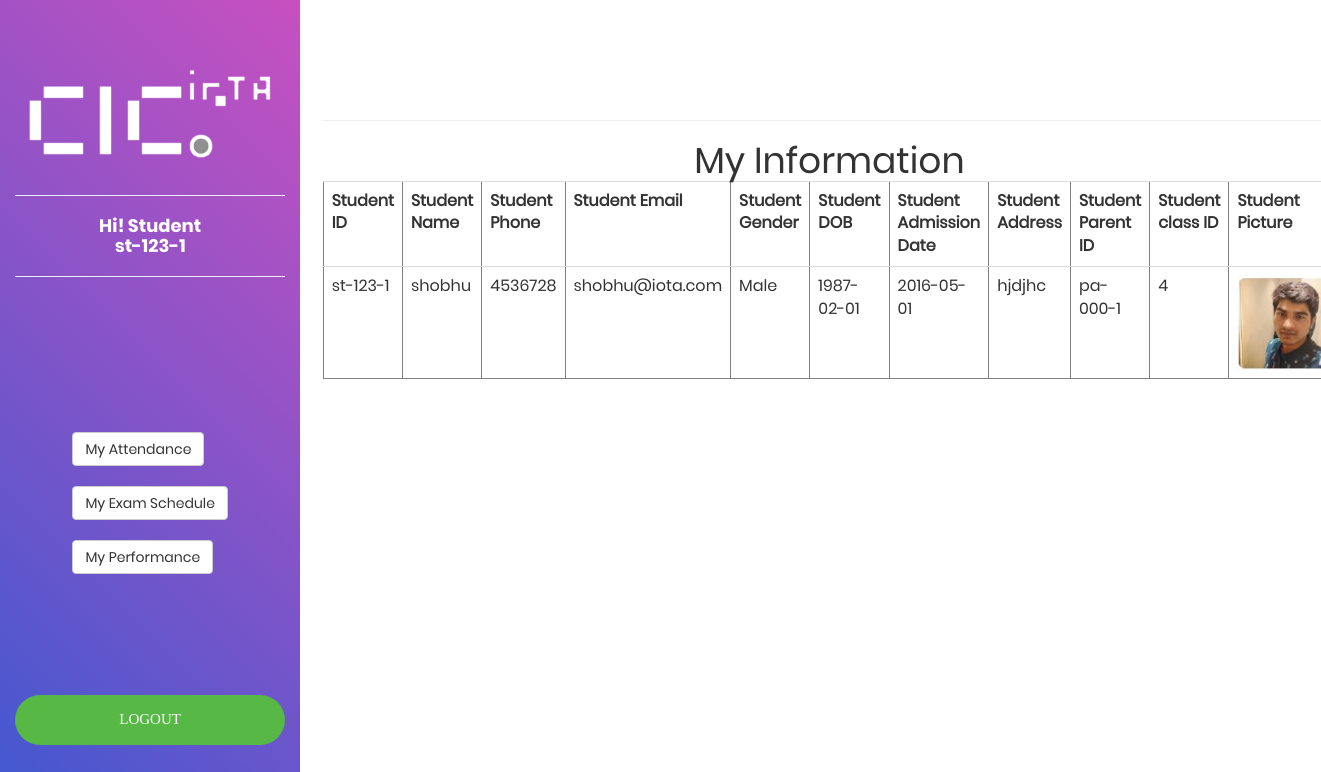
/module/student (signed in), run on the app's committed database.
### tables this page shows
CREATE TABLE `students` (
  `id` varchar(20) NOT NULL,
  `name` varchar(20) NOT NULL,
  `password` varchar(20) NOT NULL,
  `phone` varchar(13) NOT NULL,
  `email` varchar(20) NOT NULL,
  `sex` varchar(7) NOT NULL,
  `dob` date NOT NULL,
  `addmissiondate` date NOT NULL,
  `address` varchar(50) NOT NULL,
  `parentid` varchar(20) NOT NULL,
  `classid` varchar(20) NOT NULL
);

### module/student/main.php (called while the page is built, shortened)
<?php
$check=$_SESSION['login_id'];
?>

### module/student/index.php (the view)
<?php
include_once('main.php');
$st=mysql_query("SELECT *  FROM students WHERE id='$check' ");
$stinfo=mysql_fetch_array($st);
?>
<?php
include_once('sidebar-student.php');
?>
	<div class="col-md-offset-3 p-t-100">
			  <hr/>
			  <div class="card-img-top" align="center">
			  	<h1 class="card-title">My Information</h1>
			  <table class="table table-hover" border="1">
			  <tr>
			  <th>Student ID</th>
			  <th>Student Name</th>
			  <th>Student Phone</th>
			  <th>Student Email</th>
			  <th>Student Gender</th>
			  <th>Student DOB</th>
			  <th>Student Admission Date</th>
			  <th>Student Address</th>
			  <th>Student Parent ID</th>
			  <th>Student class ID</th>
			  <th>Student Picture</th>
			  </tr>
			  <tr>
			  <td><?php echo $stinfo['id'];?></td>
			  <td><?php echo $stinfo['name'];?></td>
			  <td><?php echo $stinfo['phone'];?></td>
			  <td><?php echo $stinfo['email'];?></td>
			  <td><?php echo $stinfo['sex'];?></td>
			  <td><?php echo $stinfo['dob'];?></td>
			  <td><?php echo $stinfo['addmissiondate'];?></td>
			  <td><?php echo $stinfo['address'];?></td>
			  <td><?php echo $stinfo['parentid'];?></td>
			  <td><?php echo $stinfo['classid'];?></td>
			  <td><img src="../../images/<?php echo $check.".jpg";?>" height="95" width="95" alt="<?php echo $check." photo";?> "/></td>
			  </tr>
			  </table>
								</div>
		</body>
</html>

### css/main.css (style rules this page uses)
* { margin: 0px; padding: 0px; box-sizing: border-box; }
body, html { height: 100%; font-family: Poppins-Regular, sans-serif; }
h1,h2,h3,h4,h5,h6 { margin: 0px; }

### data on the page
students: id "st-123-1", name "shobhu", phone "4536728", email "shobhu@iota.com", sex "Male", dob "1987-02-01", addmissiondate "2016-05-01", address "hjdjhc", parentid "pa-000-1", classid "4"

### other printed values
$check "st-123-1"
